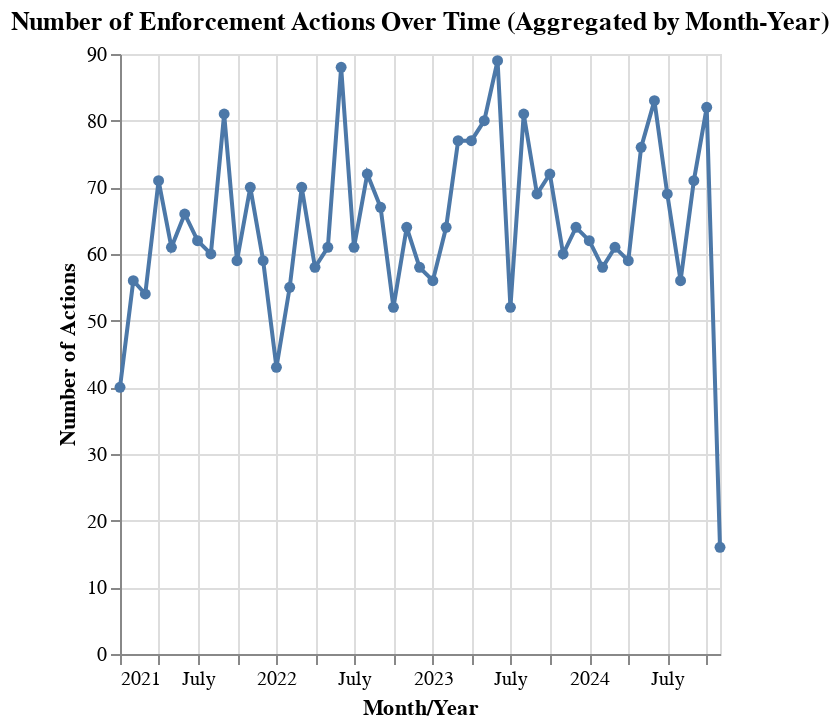

Notebook code cell kept with this figure:
### Code cell
import altair as alt

twenty_one['Month_Year'] = twenty_one['Date'].dt.to_period('M').dt.to_timestamp()
monthly_counts = twenty_one.groupby('Month_Year').size().reset_index(name='Count')

line_agg = alt.Chart(monthly_counts).mark_line(point = True).encode(
  x = alt.X('Month_Year', title = 'Month/Year'),
  y = alt.Y('Count:Q', title = 'Number of Actions'),
  tooltip=['Month_Year:T', 'Count:Q']
).properties( title = 'Number of Enforcement Actions Over Time (Aggregated by Month-Year)')

line_agg

### Figure 1 — Vega-Lite specification as saved in the notebook (floating-point values rounded to 4 significant figures)
{"config": {"view": {"continuousWidth": 300, "continuousHeight": 300}}, "data": {"name": "data-573861e593bdcceb64bb2440c8f170d7"}, "mark": {"type": "line", "point": true}, "encoding": {"tooltip": [{"field": "Month_Year", "type": "temporal"}, {"field": "Count", "type": "quantitative"}], "x": {"field": "Month_Year", "title": "Month/Year", "type": "temporal"}, "y": {"field": "Count", "title": "Number of Actions", "type": "quantitative"}}, "title": "Number of Enforcement Actions Over Time (Aggregated by Month-Year)", "$schema": "https://vega.github.io/schema/vega-lite/v5.8.0.json", "datasets": {"data-573861e593bdcceb64bb2440c8f170d7": [{"Month_Year": "2021-01-01T00:00:00", "Count": 40}, {"Month_Year": "2021-02-01T00:00:00", "Count": 56}, {"Month_Year": "2021-03-01T00:00:00", "Count": 54}, {"Month_Year": "2021-04-01T00:00:00", "Count": 71}, {"Month_Year": "2021-05-01T00:00:00", "Count": 61}, {"Month_Year": "2021-06-01T00:00:00", "Count": 66}, {"Month_Year": "2021-07-01T00:00:00", "Count": 62}, {"Month_Year": "2021-08-01T00:00:00", "Count": 60}, {"Month_Year": "2021-09-01T00:00:00", "Count": 81}, {"Month_Year": "2021-10-01T00:00:00", "Count": 59}, {"Month_Year": "2021-11-01T00:00:00", "Count": 70}, {"Month_Year": "2021-12-01T00:00:00", "Count": 59}, {"Month_Year": "2022-01-01T00:00:00", "Count": 43}, {"Month_Year": "2022-02-01T00:00:00", "Count": 55}, {"Month_Year": "2022-03-01T00:00:00", "Count": 70}, {"Month_Year": "2022-04-01T00:00:00", "Count": 58}, {"Month_Year": "2022-05-01T00:00:00", "Count": 61}, {"Month_Year": "2022-06-01T00:00:00", "Count": 88}, {"Month_Year": "2022-07-01T00:00:00", "Count": 61}, {"Month_Year": "2022-08-01T00:00:00", "Count": 72}, {"Month_Year": "2022-09-01T00:00:00", "Count": 67}, {"Month_Year": "2022-10-01T00:00:00", "Count": 52}, {"Month_Year": "2022-11-01T00:00:00", "Count": 64}, {"Month_Year": "2022-12-01T00:00:00", "Count": 58}, {"Month_Year": "2023-01-01T00:00:00", "Count": 56}, {"Month_Year": "2023-02-01T00:00:00", "Count": 64}, {"Month_Year": "2023-03-01T00:00:00", "Count": 77}, {"Month_Year": "2023-04-01T00:00:00", "Count": 77}, {"Month_Year": "2023-05-01T00:00:00", "Count": 80}, {"Month_Year": "2023-06-01T00:00:00", "Count": 89}, {"Month_Year": "2023-07-01T00:00:00", "Count": 52}, {"Month_Year": "2023-08-01T00:00:00", "Count": 81}, {"Month_Year": "2023-09-01T00:00:00", "Count": 69}, {"Month_Year": "2023-10-01T00:00:00", "Count": 72}, {"Month_Year": "2023-11-01T00:00:00", "Count": 60}, {"Month_Year": "2023-12-01T00:00:00", "Count": 64}, {"Month_Year": "2024-01-01T00:00:00", "Count": 62}, {"Month_Year": "2024-02-01T00:00:00", "Count": 58}, {"Month_Year": "2024-03-01T00:00:00", "Count": 61}, {"Month_Year": "2024-04-01T00:00:00", "Count": 59}, {"Month_Year": "2024-05-01T00:00:00", "Count": 76}, {"Month_Year": "2024-06-01T00:00:00", "Count": 83}, {"Month_Year": "2024-07-01T00:00:00", "Count": 69}, {"Month_Year": "2024-08-01T00:00:00", "Count": 56}, {"Month_Year": "2024-09-01T00:00:00", "Count": 71}, {"Month_Year": "2024-10-01T00:00:00", "Count": 82}, {"Month_Year": "2024-11-01T00:00:00", "Count": 16}]}}
